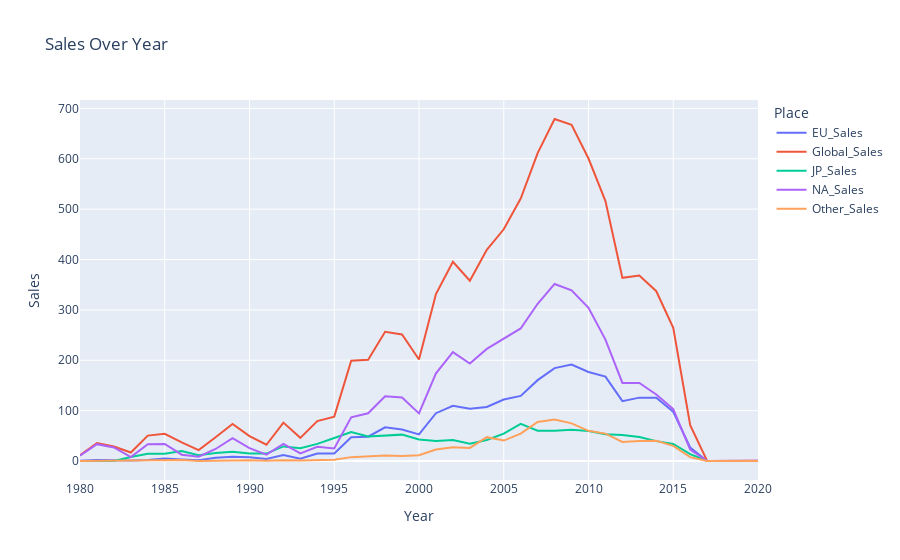

The notebook cell this image was saved under:
### Code cell
plot_line = px.line(data_overall_sales, x='Year', y='Sales', line_group='Place', color='Place',title='Sales Over Year')
plot_line

### Figure 1 — Plotly figure (JSON) as saved in the notebook; plotly's stock layout.template omitted (floating-point values rounded to 4 significant figures)
{"data": [{"hovertemplate": "Place=EU_Sales<br>Year=%{x}<br>Sales=%{y}<extra></extra>", "legendgroup": "EU_Sales", "line": {"color": "#636efa", "dash": "solid"}, "marker": {"symbol": "circle"}, "mode": "lines", "name": "EU_Sales", "orientation": "v", "showlegend": true, "type": "scatter", "x": [1980, 1981, 1982, 1983, 1984, 1985, 1986, 1987, 1988, 1989, 1990, 1991, 1992, 1993, 1994, 1995, 1996, 1997, 1998, 1999, 2000, 2001, 2002, 2003, 2004, 2005, 2006, 2007, 2008, 2009, 2010, 2011, 2012, 2013, 2014, 2015, 2016, 2017, 2020], "xaxis": "x", "y": [0.67, 1.96, 1.65, 0.8, 2.1, 4.74, 2.84, 1.41, 6.59, 8.44, 7.63, 3.95, 11.71, 4.65, 14.88, 14.9, 47.26, 48.32, 66.9, 62.67, 52.75, 94.89, 109.7, 103.8, 107.3, 121.9, 129.2, 160.5, 184.4, 191.6, 176.7, 167.4, 118.8, 125.8, 125.7, 97.71, 26.76, 0, 0], "yaxis": "y"}, {"hovertemplate": "Place=Global_Sales<br>Year=%{x}<br>Sales=%{y}<extra></extra>", "legendgroup": "Global_Sales", "line": {"color": "#EF553B", "dash": "solid"}, "marker": {"symbol": "circle"}, "mode": "lines", "name": "Global_Sales", "orientation": "v", "showlegend": true, "type": "scatter", "x": [1980, 1981, 1982, 1983, 1984, 1985, 1986, 1987, 1988, 1989, 1990, 1991, 1992, 1993, 1994, 1995, 1996, 1997, 1998, 1999, 2000, 2001, 2002, 2003, 2004, 2005, 2006, 2007, 2008, 2009, 2010, 2011, 2012, 2013, 2014, 2015, 2016, 2017, 2020], "xaxis": "x", "y": [11.38, 35.77, 28.86, 16.79, 50.36, 53.94, 37.07, 21.74, 47.22, 73.45, 49.39, 32.23, 76.16, 45.98, 79.17, 88.11, 199.2, 201.0, 256.5, 251.3, 201.6, 331.5, 395.5, 357.9, 419.3, 459.9, 521.0, 611.1, 678.9, 667.3, 600.5, 516.0, 363.5, 368.1, 337.1, 264.4, 70.93, 0.05, 0.29], "yaxis": "y"}, {"hovertemplate": "Place=JP_Sales<br>Year=%{x}<br>Sales=%{y}<extra></extra>", "legendgroup": "JP_Sales", "line": {"color": "#00cc96", "dash": "solid"}, "marker": {"symbol": "circle"}, "mode": "lines", "name": "JP_Sales", "orientation": "v", "showlegend": true, "type": "scatter", "x": [1980, 1981, 1982, 1983, 1984, 1985, 1986, 1987, 1988, 1989, 1990, 1991, 1992, 1993, 1994, 1995, 1996, 1997, 1998, 1999, 2000, 2001, 2002, 2003, 2004, 2005, 2006, 2007, 2008, 2009, 2010, 2011, 2012, 2013, 2014, 2015, 2016, 2017, 2020], "xaxis": "x", "y": [0, 0, 0, 8.1, 14.27, 14.56, 19.81, 11.63, 15.76, 18.36, 14.88, 14.78, 28.91, 25.33, 33.99, 45.75, 57.44, 48.87, 50.04, 52.34, 42.77, 39.86, 41.76, 34.2, 41.65, 54.28, 73.73, 60.29, 60.26, 61.89, 59.49, 53.04, 51.74, 47.59, 39.46, 33.72, 13.7, 0.05, 0], "yaxis": "y"}, {"hovertemplate": "Place=NA_Sales<br>Year=%{x}<br>Sales=%{y}<extra></extra>", "legendgroup": "NA_Sales", "line": {"color": "#ab63fa", "dash": "solid"}, "marker": {"symbol": "circle"}, "mode": "lines", "name": "NA_Sales", "orientation": "v", "showlegend": true, "type": "scatter", "x": [1980, 1981, 1982, 1983, 1984, 1985, 1986, 1987, 1988, 1989, 1990, 1991, 1992, 1993, 1994, 1995, 1996, 1997, 1998, 1999, 2000, 2001, 2002, 2003, 2004, 2005, 2006, 2007, 2008, 2009, 2010, 2011, 2012, 2013, 2014, 2015, 2016, 2017, 2020], "xaxis": "x", "y": [10.59, 33.4, 26.92, 7.76, 33.28, 33.73, 12.5, 8.46, 23.87, 45.15, 25.46, 12.76, 33.87, 15.12, 28.15, 24.82, 86.76, 94.75, 128.4, 126.1, 94.49, 174.0, 216.2, 193.6, 222.6, 242.6, 263.1, 312.1, 351.4, 338.9, 304.2, 241.1, 155.0, 154.8, 132.0, 102.8, 22.66, 0, 0.27], "yaxis": "y"}, {"hovertemplate": "Place=Other_Sales<br>Year=%{x}<br>Sales=%{y}<extra></extra>", "legendgroup": "Other_Sales", "line": {"color": "#FFA15A", "dash": "solid"}, "marker": {"symbol": "circle"}, "mode": "lines", "name": "Other_Sales", "orientation": "v", "showlegend": true, "type": "scatter", "x": [1980, 1981, 1982, 1983, 1984, 1985, 1986, 1987, 1988, 1989, 1990, 1991, 1992, 1993, 1994, 1995, 1996, 1997, 1998, 1999, 2000, 2001, 2002, 2003, 2004, 2005, 2006, 2007, 2008, 2009, 2010, 2011, 2012, 2013, 2014, 2015, 2016, 2017, 2020], "xaxis": "x", "y": [0.12, 0.32, 0.31, 0.14, 0.7, 0.92, 1.93, 0.2, 0.99, 1.5, 1.4, 0.74, 1.65, 0.89, 2.2, 2.64, 7.69, 9.13, 11.03, 10.05, 11.62, 22.76, 27.28, 26.01, 47.29, 40.58, 54.43, 77.6, 82.39, 74.77, 59.9, 54.39, 37.82, 39.82, 40.02, 30.01, 7.75, 0, 0.02], "yaxis": "y"}], "layout": {"legend": {"title": {"text": "Place"}, "tracegroupgap": 0}, "title": {"text": "Sales Over Year"}, "xaxis": {"anchor": "y", "domain": [0, 1], "title": {"text": "Year"}}, "yaxis": {"anchor": "x", "domain": [0, 1], "title": {"text": "Sales"}}}}
